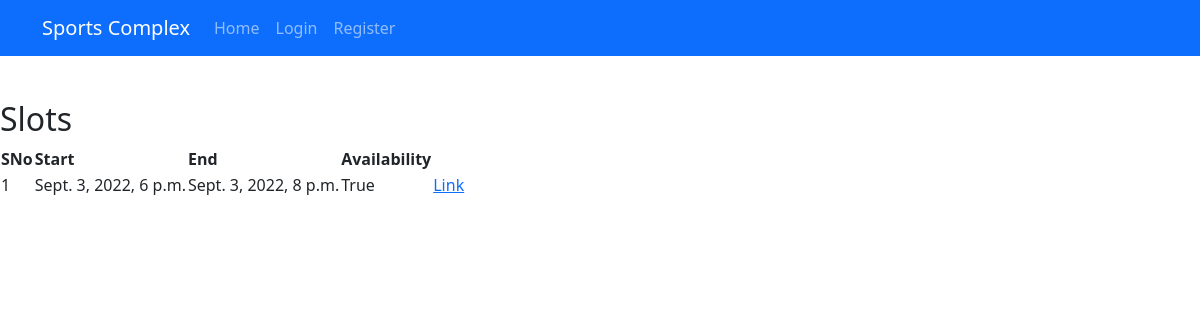
/slots/, run on the app's committed database.
### Sports/models.py (models this page shows)
class Slot(models.Model):
    sport = models.ForeignKey(Sport, on_delete=models.CASCADE)
    timeStart = models.DateTimeField()
    timeEnd = models.DateTimeField()
    available = models.BooleanField(default=False)

### Sports/views.py (the view)
# urls.py: path('slots/', sport_views.SlotListView.as_view(), name='slot-list'),
class SlotListView(ListView):
    model = Slot
    context_object_name = 'slots'
    ordering = ['-timeStart']

### Sports/templates/Sports/slot_list.html
{% extends 'Users/base.html' %} {% block content %}
<h2>Slots</h2>
<table>
  <thead>
    <tr>
      <th>SNo</th>
      <th>Start</th>
      <th>End</th>
      <th>Availability</th>
    </tr>
  </thead>
  <tbody>
    {% for slot in slots %}
    <tr>
      <td>{{slot.id}}</td>
      <td>{{slot.timeStart}}</td>
      <td>{{slot.timeEnd}}</td>
      <td>{{slot.available}}</td>
      <td><a href="{% url 'slot-detail' slot.id %}">Link</a></td>
    </tr>
    {% endfor %}
  </tbody>
</table>
{% endblock content %}

### data on the page
Slot: id "1", timeStart "Sept. 3, 2022, 6 p.m.", timeEnd "Sept. 3, 2022, 8 p.m.", available "True"
